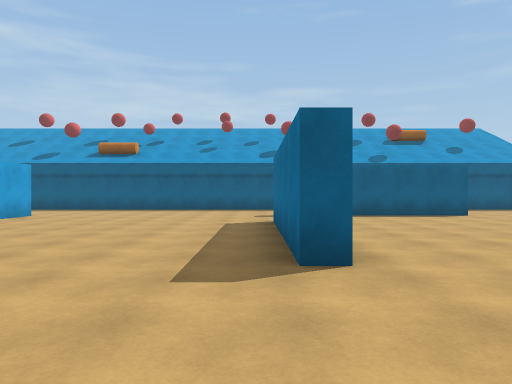
[1] (above)

18 first-person views from a walk through a scene from a Unity 3-D project. The camera is 1.4 m above the floor, looks level and sees 70° across. The floor is counted in squares, 2 m on a side. Each view is taken from the middle of a square. On the plan, view 1 faces up. The plan holds only what a view shows up to about 11 squares ahead; the rest is blank. The place goes on beyond the plan. The player character is not drawn.

[2]
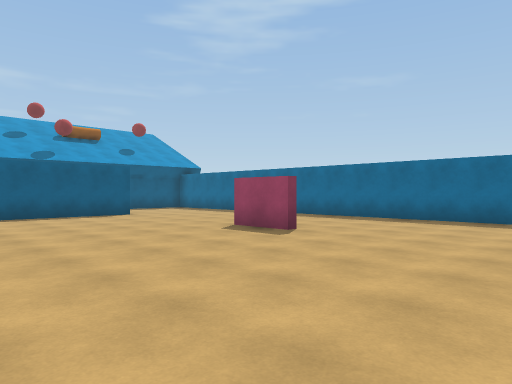

[3]
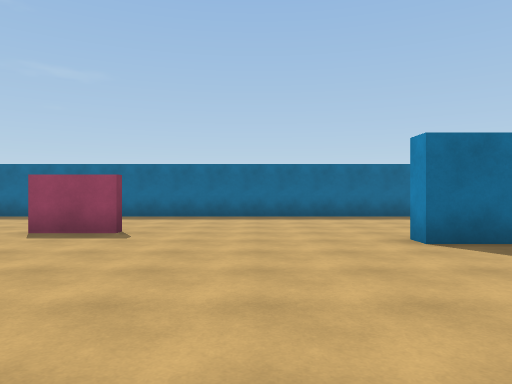

[4]
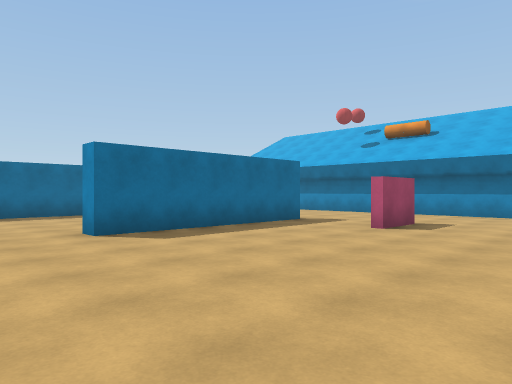

[5]
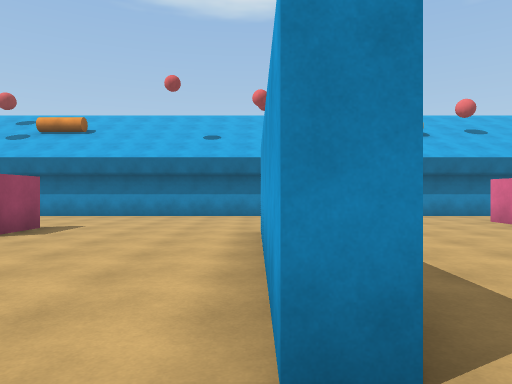

[6]
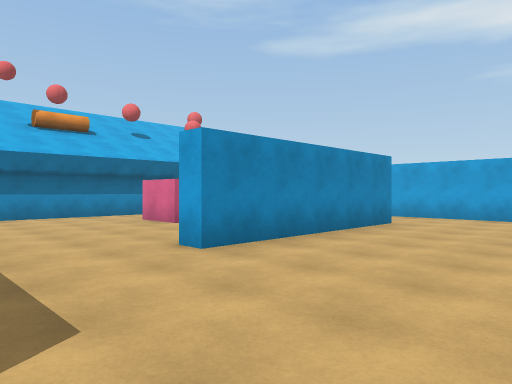

[7]
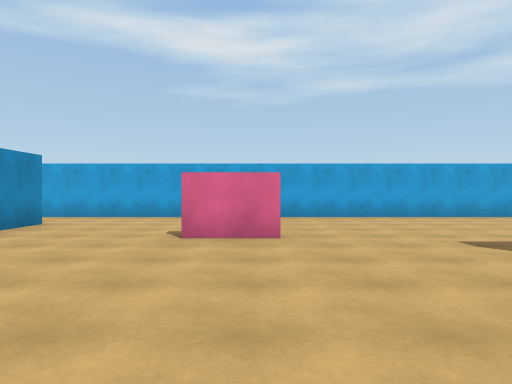

[8]
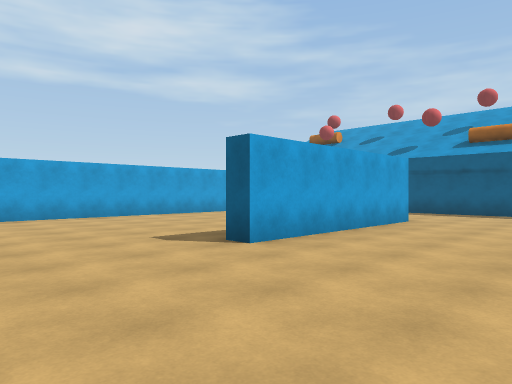

[9]
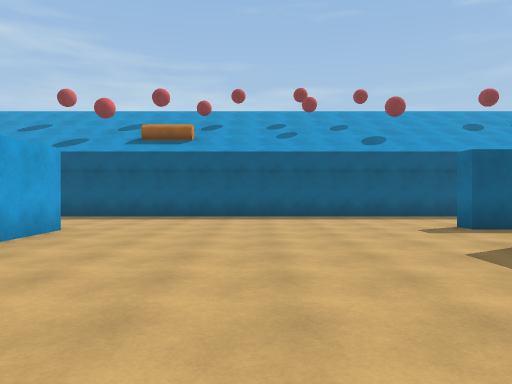

[10]
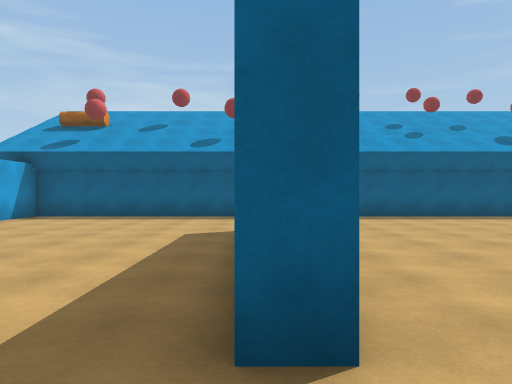

[11]
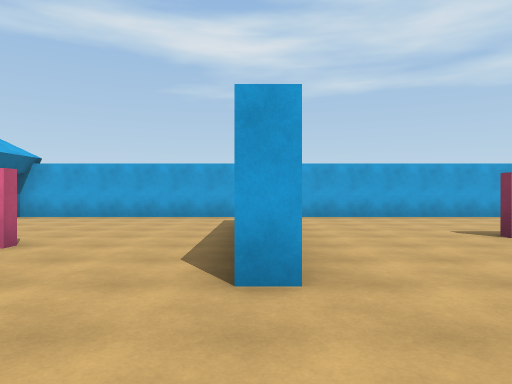

[12]
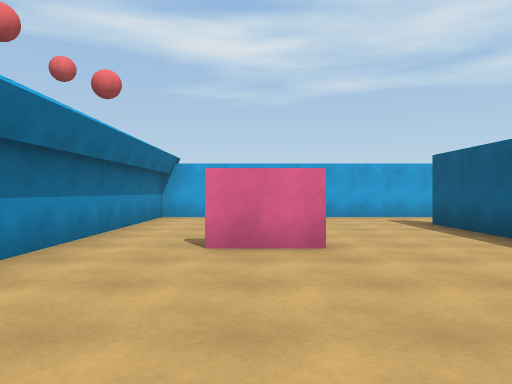

[13]
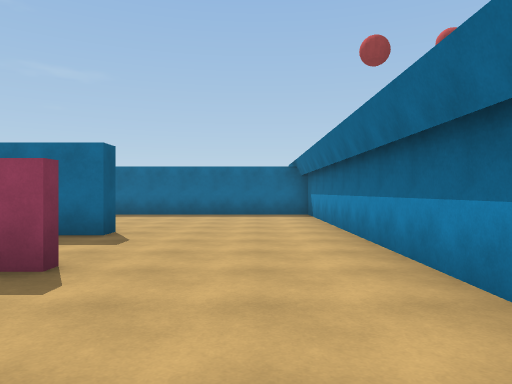

[14]
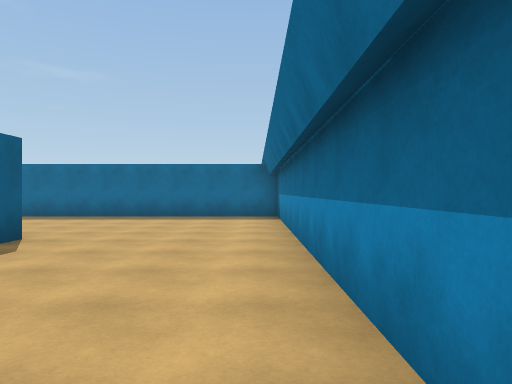

[15]
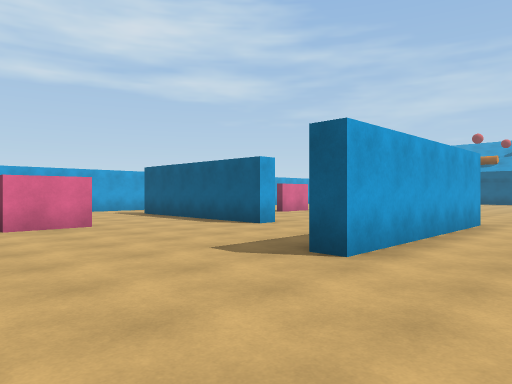

[16]
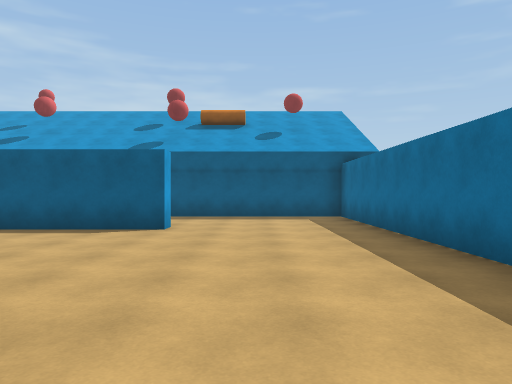

[17]
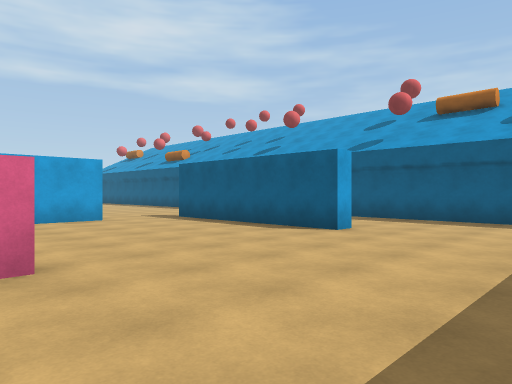

[18]
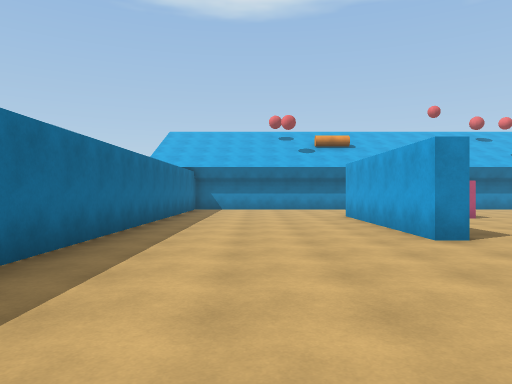

### Floor plan
Points are (right, up) in squares from view 1. A wall is a line through its corners. A room is listed if a view was taken in it or the views show most of it. See-through windows are left out.
Room 1 (views 1, 2, 3, 4, 5, 6, 7, 8, 9, 10, 11, 12, 13, 14, 15, 16, 17, 18)
walls: (1, 3.5) (0.4, 3.5) (0.4, 8.4); (-2.6, -0.3) (-2.1, -0.3) (-2.1, -5.5) (-2.6, -5.5); (0.9, 8.8) (0.9, 7.1); (-8.5, 2.4) (-8.5, 0.9); (4.9, -0.3) (5.4, -0.3) (5.4, -5.5) (4.9, -5.5) (4.9, -0.3); (6.2, 4.2) (6.2, 5.9); (-6.6, 10.8) (-6.6, 5.5) (-7.1, 5.5); (2.2, -6.2) (2.2, -4.6); (-7.5, -6.1) (-7.5, -7.8); (-11, -2.7) (-5.7, -2.7) (-5.7, -3.2) (-11, -3.2); (6.3, 11.4) (6.3, 10.8) (1, 10.8) (1, 11.4); (2.8, 14.4) (-13.3, 14.4) (-13.3, 12.9); (-2.2, -9.6) (10.4, -9.6) (10.4, 14.4) (4.5, 14.4); (-13.3, 9.2) (-13.3, -9.6) (-4.9, -9.6)

Where each view was taken, in squares from view 1:
view 1: 0 up, 0 right, facing up
view 2: 0 up, 1 right, facing up-right
view 3: 2 up, 0 right, facing right
view 4: 2 up, 1 left, facing down-right
view 5: 1 up, 2 left, facing down
view 6: 1 up, 3 left, facing down-left
view 7: 2 up, 3 left, facing left
view 8: 2 up, 3 left, facing up-left
view 9: 4 up, 3 left, facing up
view 10: 4 up, 7 left, facing up
view 11: 3 down, 3 left, facing left
view 12: 7 down, 3 left, facing left
view 13: 8 down, 1 left, facing right
view 14: 9 down, 0 right, facing right
view 15: 9 down, 0 right, facing up-left
view 16: 4 up, 8 right, facing up
view 17: 5 up, 10 right, facing up-left
view 18: 5 up, 8 right, facing down
